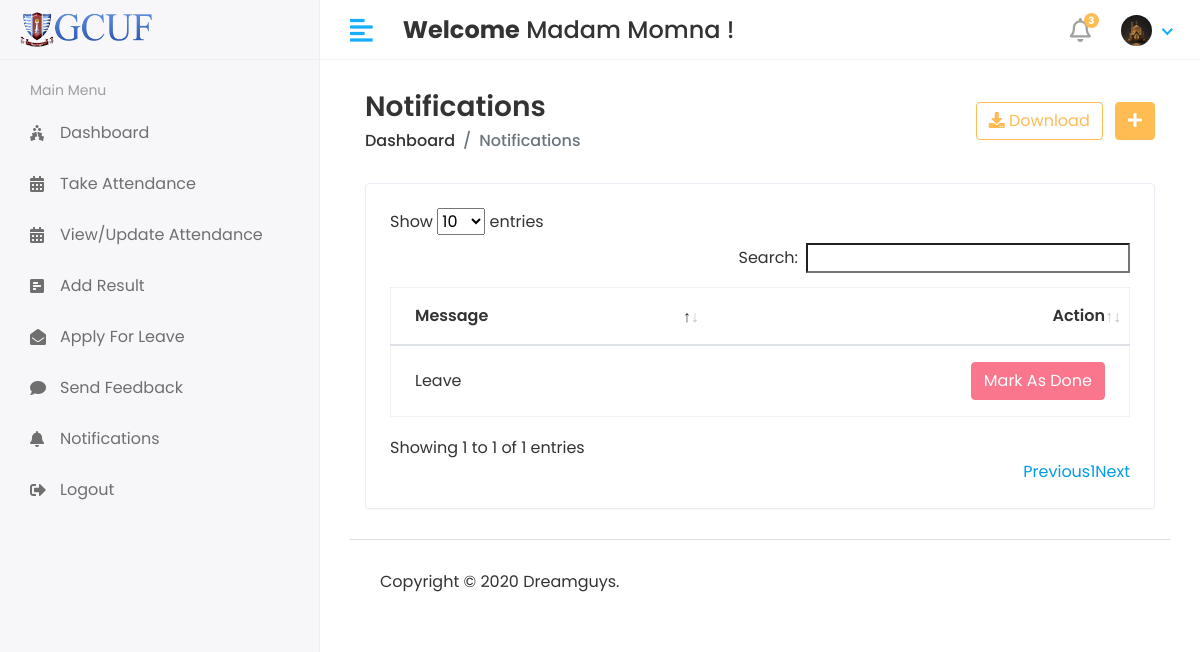
Before: /Staff/Notifications (signed in) with the older database file.
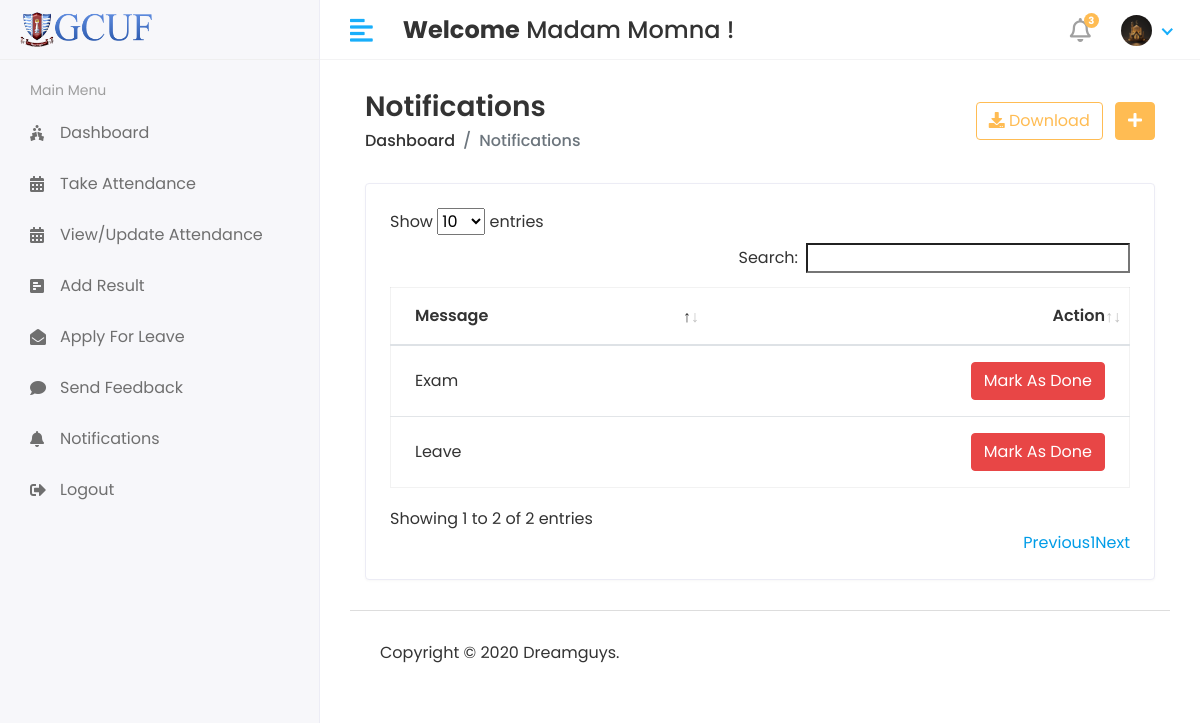
After: the same page with the newer database file.
### app/models.py (models this page shows, shortened)
class Staff_Notification(models.Model):
    staff_id = models.ForeignKey(Staff,on_delete=models.CASCADE)
    message = models.TextField()
    created_at = models.DateTimeField(auto_now_add=True)
    status = models.IntegerField(null=True,default=0)

### student_management_system/Staf_Views.py (the view)
# urls.py: path('Staff/Notifications',Staf_Views.NOTIFICATIONS,name='notifications'),
def NOTIFICATIONS(request):
    staff = Staff.objects.filter(admin = request.user.id)
    for i in staff:
        staff_id = i.id
        notification = Staff_Notification.objects.filter(staff_id = staff_id)
        context ={
            'notification':notification,
        }
    return render(request,'Staff/notification.html',context)

### templates/Staff/notification.html (shortened to what this page needs)
{% extends 'base.html' %}
{% block content %}
<div class="content container-fluid">
               <div class="page-header">
                  <div class="row align-items-center">
                     <div class="col">
                        <h3 class="page-title">Notifications</h3>
                        <ul class="breadcrumb">
                           <li class="breadcrumb-item"><a href="index.html">Dashboard</a></li>
                           <li class="breadcrumb-item active">Notifications</li>
                        </ul>
                     </div>
                     <div class="col-auto text-right float-right ml-auto">
                        <a href="#" class="btn btn-outline-primary mr-2"><i class="fas fa-download"></i> Download</a>
                        <a href="add-student.html" class="btn btn-primary"><i class="fas fa-plus"></i></a>
                     </div>
                  </div>
               </div>
               <div class="row">
                  <div class="col-sm-12">
                     <div class="card card-table">
                        <div class="card-body">
                           <div class="table-responsive">
                              <table id="table_id" class="table table-hover table-center mb-0">
                                 <thead>
                                    <tr>
                                       <th>Message</th>
                                       <th class="text-right">Action</th>
                                    </tr>
                                 </thead>
                                 <tbody>
                                 {% for i in notification %}
                                    <tr>
                                       <td>{{i.message}}</td>
                                       <td class="text-right">
                                           <div class="actions">
                                              {% if i.status == 0 %}
                                              <a href="{% url 'staff_notification_mark_as_done' status=i.id %}" button class="btn btn-danger">Mark As Done</a></abutton>
                                              {% else %}
                                              <button class="btn btn-danger" disabled="disabled">Mark As Done</button>
                                               {% endif %}
                                           </div>
                                       </td>
                                    </tr>
                                 {% endfor %}
                                 </tbody>
                              </table>
                           </div>
                        </div>
                     </div>
                  </div>
               </div>
            </div>
{% endblock %}

Changed rows visible on the page:
added Staff_Notification: message "Exam", status "Mark As Done"
Other visible differences:
text written by a page script: "Show entries Search: Showing 1 to 1 of 1 entries Previous 1 Next" → "Show entries Search: Showing 1 to 2 of 2 entries Previous 1 Next"
